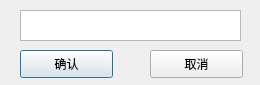
<?xml version="1.0" encoding="UTF-8"?>
<ui version="4.0">
 <class>Dialog</class>
 <widget class="QDialog" name="Dialog">
  <property name="geometry">
   <rect>
    <x>0</x>
    <y>0</y>
    <width>260</width>
    <height>85</height>
   </rect>
  </property>
  <property name="windowTitle">
   <string>输入姓名</string>
  </property>
  <widget class="QTextEdit" name="textEdit">
   <property name="geometry">
    <rect>
     <x>20</x>
     <y>10</y>
     <width>221</width>
     <height>31</height>
    </rect>
   </property>
  </widget>
  <widget class="QPushButton" name="pushButton">
   <property name="geometry">
    <rect>
     <x>20</x>
     <y>50</y>
     <width>93</width>
     <height>28</height>
    </rect>
   </property>
   <property name="text">
    <string>确认</string>
   </property>
  </widget>
  <widget class="QPushButton" name="pushButton_2">
   <property name="geometry">
    <rect>
     <x>150</x>
     <y>50</y>
     <width>93</width>
     <height>28</height>
    </rect>
   </property>
   <property name="text">
    <string>取消</string>
   </property>
  </widget>
 </widget>
 <resources/>
 <connections>
  <connection>
   <sender>pushButton</sender>
   <signal>clicked()</signal>
   <receiver>Dialog</receiver>
   <slot>Button1_Clicked()</slot>
   <hints>
    <hint type="sourcelabel">
     <x>34</x>
     <y>67</y>
    </hint>
    <hint type="destinationlabel">
     <x>9</x>
     <y>58</y>
    </hint>
   </hints>
  </connection>
  <connection>
   <sender>pushButton_2</sender>
   <signal>clicked()</signal>
   <receiver>Dialog</receiver>
   <slot>Button2_Clicked()</slot>
   <hints>
    <hint type="sourcelabel">
     <x>231</x>
     <y>60</y>
    </hint>
    <hint type="destinationlabel">
     <x>250</x>
     <y>56</y>
    </hint>
   </hints>
  </connection>
 </connections>
 <slots>
  <slot>Button1_Clicked()</slot>
  <slot>Button2_Clicked()</slot>
 </slots>
</ui>
